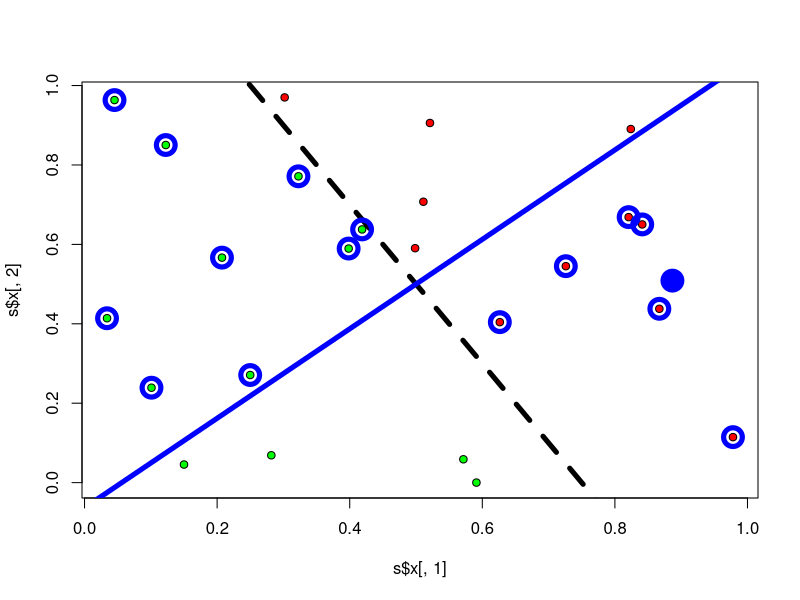
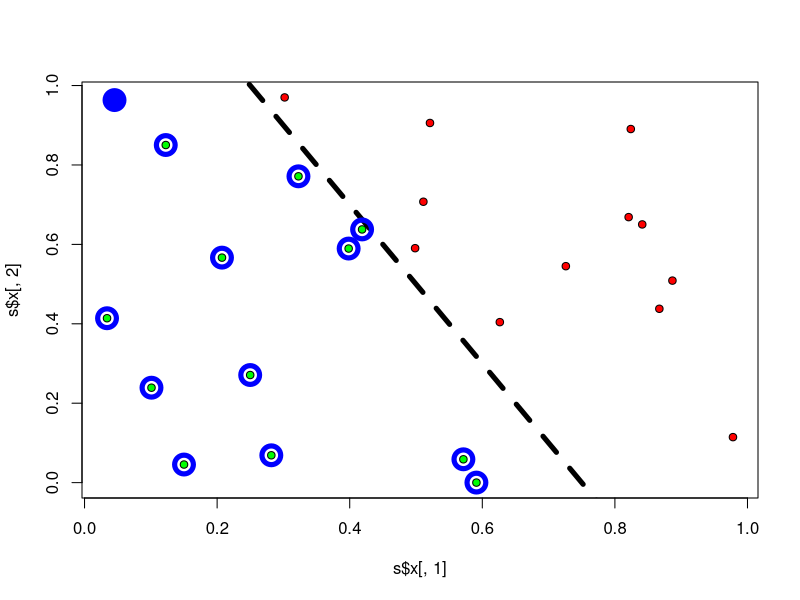
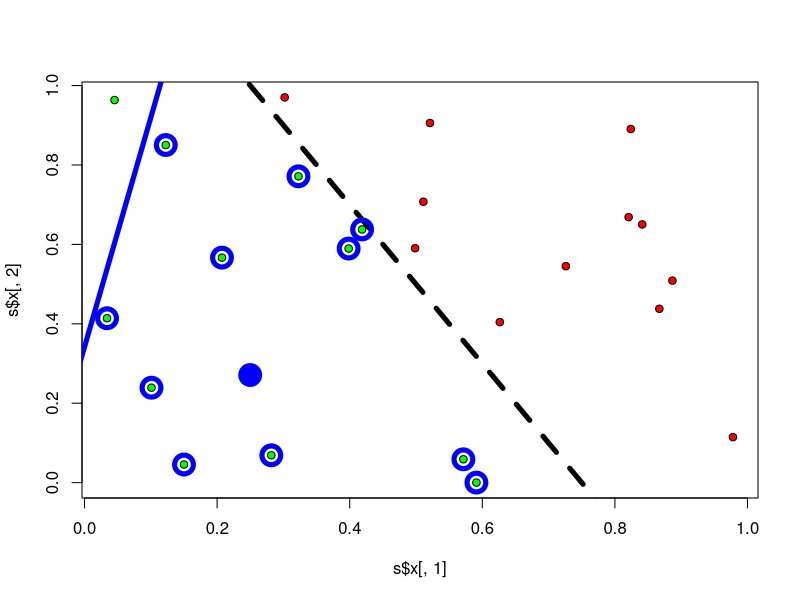
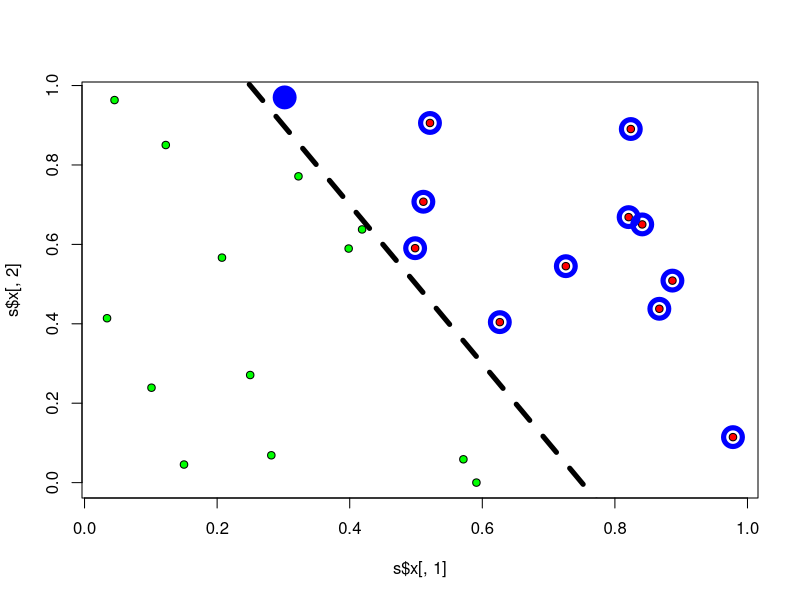
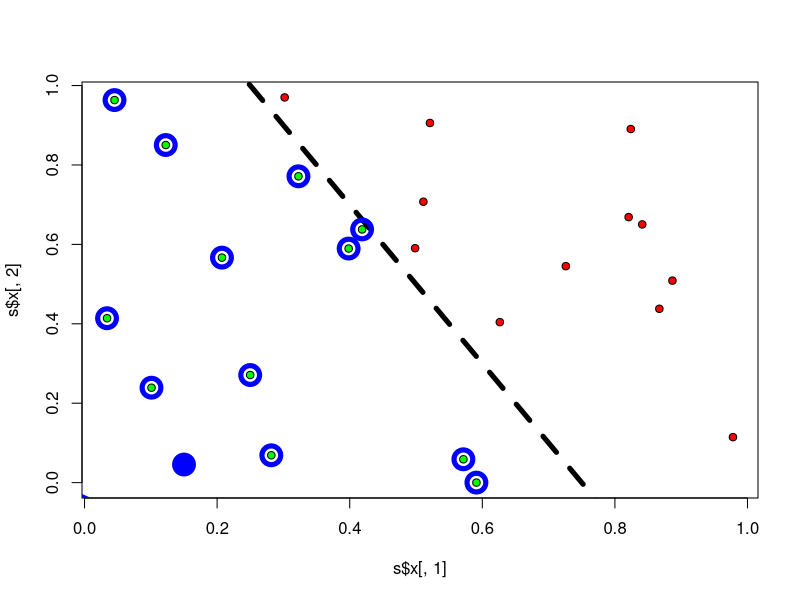
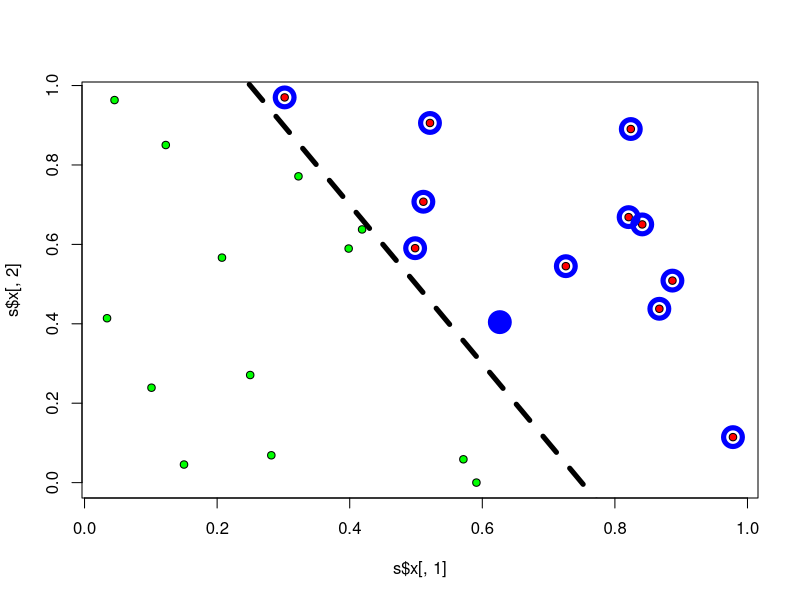
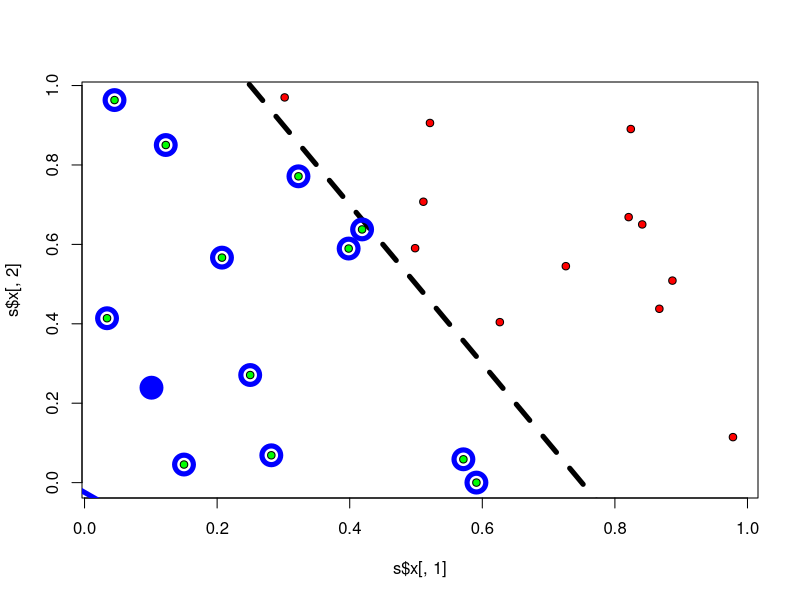
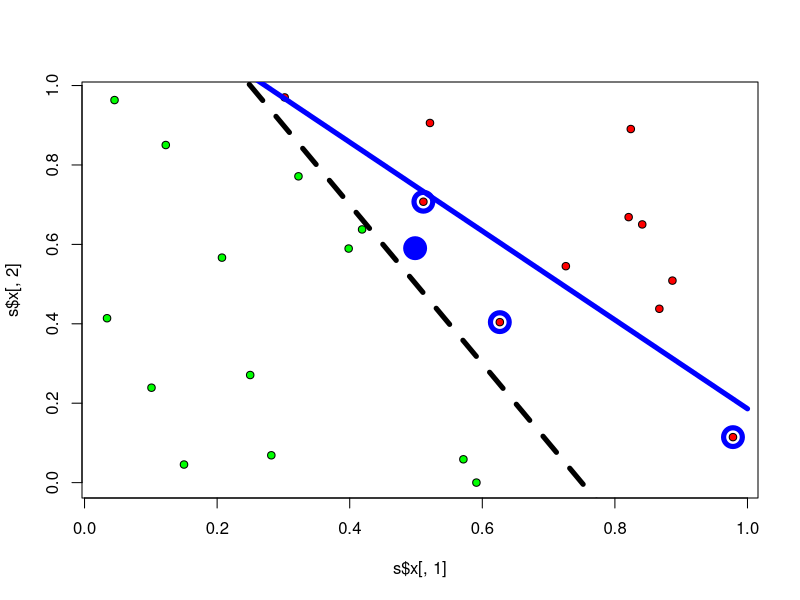

R code for these plots, in order:
samplePoints <- function(n, beta, beta0){
  s <- list()
  s$x <- matrix(runif(2*n), nrow = n);  # sample uniformly in the unit square
  s$y <- 2*(s$x %*% beta + beta0 > 0)-1 # +-1 label at random
  s
}
# sample 2n data points (n on each side of the hyperplane defined
# by beta and beta0)

n <- 25
mu <- c(-2, -1); 
mu0 = 1.5;
s <- samplePoints(n, mu, mu0)

beta <- runif(2)-1/2;
beta0 <- -sum(beta)/2;
rho = 1;

tic=proc.time()[3]

perceptron_displays<-function(s,beta,beta0)
{

  K <- which((s$x %*% beta + beta0 ) * s$y < 0);
  cat("number of misclasified elements :", length(K), "\n");
  it <- 0;
  while (length(K)>0 & it<100){
    it <- it+1;
    # ploting part
    plot(s$x[,1], s$x[,2], bg = c("red", "green")[(s$y+3)/2], pch = 21);
    lines(c(-1, 1), (-mu0 - mu[1]*c(-1,1))/mu[2], col = "black",lwd=5, lty=2);
    lines(c(-1, 1), (-beta0 - beta[1]*c(-1, 1))/beta[2], col="blue",lwd=5);
    points(s$x[K, 1], s$x[K, 2], pch=21, cex=2.5, lwd = 5, col="blue");
    


    if (length(K)>0) 

      {i <- sample(K, 1)
      } #
    else
      {i<-K;}
    points(s$x[i,1], s$x[i, 2], col = "blue", pch = 20, cex=3);
    beta <- beta + rho * s$y[i]*s$x[i,];
    beta0 <- beta0 + rho * s$y[i];
    
    Sys.sleep(0.05);
    K <- which((s$x %*% beta + beta0 ) * s$y < 0);
    
    cat("number of misclasified elements :", length(K), "\n");
  }
  cat("number of iterations :", it, "\n");
  plot(s$x[,1], s$x[,2], bg = c("red", "green")[(s$y+3)/2], pch = 21);
  lines(c(-1, 1), (-mu0 - mu[1]*c(-1,1))/mu[2], col = "black",lwd=5, lty=2);
  lines(c(-1, 1), (-beta0 - beta[1]*c(-1, 1))/beta[2], col="blue",lwd=5);
  
 return(cbind(beta,beta0))
}

# first example with a well separated case
output=perceptron_displays(s,beta,beta0)
toc=proc.time()[3] - tic
cat("time needed :", toc, " s.\n");

Sys.sleep(2);

# second example with a non-separated case
s <- list()
s$x <-  matrix(c(0,0,1,1,0,1,0,1), nrow = 4); 
s$y <- c(1,-1,-1,1)


output=perceptron_displays(s,beta,beta0)
#dev.off()
